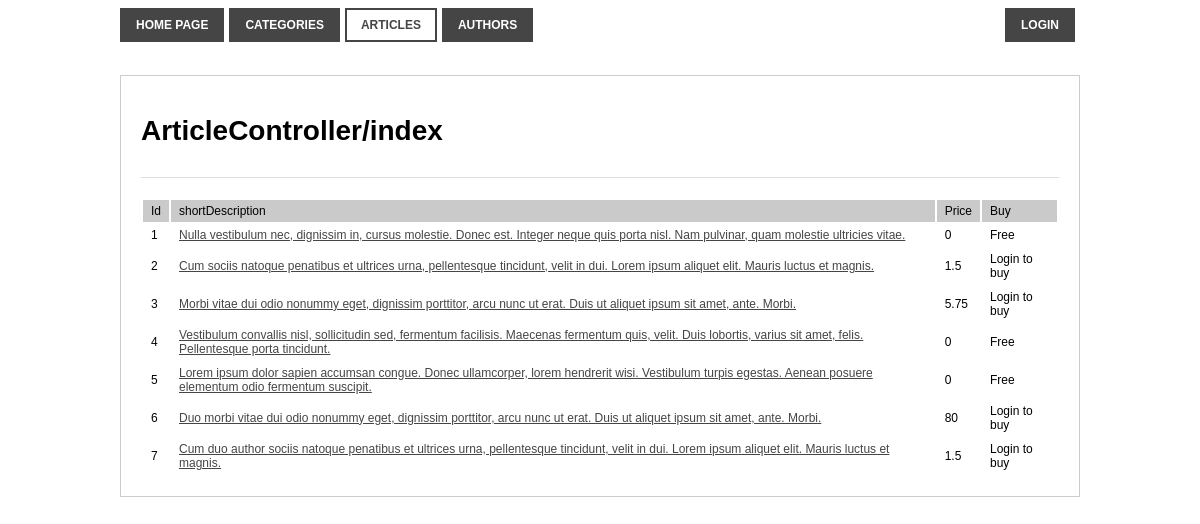
The page / on the database its author committed.
### tables this page shows
CREATE TABLE `articles` (
  `article_id` int(11) UNSIGNED NOT NULL,
  `content` text NOT NULL,
  `shortDescription` text NOT NULL,
  `price` float NOT NULL,
  `title` text NOT NULL,
  `author_id` int(10) UNSIGNED NOT NULL,
  `category_id` int(11) NOT NULL
);

### application/core/Config.php (called while the page is built, shortened)
<?php
class Config
{
    public static $config;
    public static function get($key)
    {
        if (!self::$config) {
            $config_file = '../application/config/config.php';
            self::$config = require $config_file;
        }
        return self::$config[$key];
    }
}

### application/config/config.php (called while the page is built, shortened)
<?php
return array(
    'URL' => 'http://' . $_SERVER['HTTP_HOST'] . str_replace('public', '', dirname($_SERVER['SCRIPT_NAME'])),
    'PATH_CONTROLLER' => realpath(dirname(__FILE__) . '/../../') . '/application/controller/',
    'PATH_VIEW' => realpath(dirname(__FILE__) . '/../../') . '/application/view/',
    'DEFAULT_CONTROLLER' => 'article',
    'DEFAULT_ACTION' => 'index',
    'DB_CHARSET' => 'utf8',
    'DB_TYPE' => 'mysql',
    'DB_HOST' => '127.0.0.1',
    'DB_NAME' => 'application',
    'DB_PASS' => 'root',
    'DB_PORT' => '8889',
    'DB_USER' => 'root',
    'COOKIE_RUNTIME' => 1209600,
    'COOKIE_PATH' => '/',
    'COOKIE_DOMAIN' => "",
    'COOKIE_SECURE' => false,
    'COOKIE_HTTP' => true,
    'SESSION_RUNTIME' => 604800,
);

### application/core/View.php (called while the page is built, shortened)
<?php
class View
{
    public function render($filename, $data = null)
    {
        require Config::get('PATH_VIEW') . '_templates/header.php';
        require Config::get('PATH_VIEW') . $filename . '.php';
        require Config::get('PATH_VIEW') . '_templates/footer.php';
    }
    public static function checkForActiveController($filename, $navigationController)
    {
        $splitFilename = explode("/", $filename);
        $activeController = $splitFilename[0];
        if ($activeController == $navigationController) {
            return true;
        }
        return false;
    }
    public static function checkForActiveControllerAndAction($filename, $navigationControllerAndAction)
    {
        $splitFilename = explode("/", $filename);
        $activeController = $splitFilename[0];
        $splitFilename = explode("/", $navigationControllerAndAction);
        $navigationController = $splitFilename[0];
        return false;
    }
}

### application/controller/ArticleController.php (called while the page is built, shortened)
<?php
class ArticleController extends Controller
{
    public function index()
    {
        $this->View->render('article/index', array(
            'articles' => ArticleModel::getAllArticles()
        ));
    }
}

### public/index.php (called while the page is built, shortened)
<?php
new Application();

### application/core/Session.php (called while the page is built, shortened)
<?php
class Session
{
    public static function userIsLogged()
    {
        return self::get('user_logged') ? true : false;
    }
}

### application/model/ArticleModel.php (called while the page is built, shortened)
<?php
class ArticleModel
{
    public static function getAllArticles()
    {
        $database = Db::getFactory()->getConnection();
        $sql = "SELECT
                article_id, content, shortDescription, price, category_id,
                author_id, category_id
                FROM articles
                ";
        $query = $database->prepare($sql);
        $query->execute();
        return $query->fetchAll();
    }
}

### application/view/article/index.php (the view, shortened to what this page needs)
<div class="container">
    <h1>ArticleController/index</h1>
    <div class="box">
        <?php if ($this->articles) { ?>
            <table class="article-table">
                <thead>
                <tr>
                    <td>Id</td>
                    <td>shortDescription</td>
                    <td>Price</td>
                    <td>Buy</td>
                </tr>
                </thead>
                <tbody>
                <?php foreach ($this->articles as $key => $value) { ?>
                    <tr>
                        <td><?= $value->article_id; ?></td>
                        <td>
                            <a href="<?= Config::get('URL') . 'article/view/' . $value->article_id; ?>">
                                <?= htmlentities($value->shortDescription); ?>
                            </a>
                        <td><?= $value->price; ?></td>
                        <td>
                            <?php
                            if ($value->price > 0 AND Session::userIsLogged()) {
                                ?>
                                <form method="post" action="<?php echo Config::get('URL') . 'article/buy/' . $value->article_id; ?>">
                                    <input type="hidden" name="article_id" value='<?php echo $value->article_id; ?>' autocomplete="off"/>
                                    <input type="submit" value='Buy' autocomplete="off"/>
                                </form>
                            <?php
                            } else if ($value->price > 0 AND !Session::userIsLogged()) {
                                echo 'Login to buy';
                            } else {
                                echo 'Free';
                            }
                            ?>
                        </td>
                    </tr>
                <?php } ?>
                </tbody>
            </table>
        <?php } else { ?>
            <div>No articles.</div>
        <?php } ?>
    </div>
</div>

### application/core/Application.php (shortened to what this page needs)
<?php
class Application
{
    private $actionName;
    private $controllerName;
    private $parameters = array();
    public function __construct()
    {
        if (file_exists(Config::get('PATH_CONTROLLER') . $this->controllerName . '.php')) {
            $this->controller = new $this->controllerName();
            if (method_exists($this->controller, $this->actionName)) {
                if (!empty($this->parameters)) {
                    call_user_func_array(array($this->controller, $this->actionName), $this->parameters);
                } else {
                    $this->controller->{$this->actionName}();
                }
            }
        }
    }
    private function createControllerAndActionNames()
    {
        if (!$this->controllerName) {
            $this->controllerName = Config::get('DEFAULT_CONTROLLER');
        }
        if (!$this->actionName OR (strlen($this->actionName) == 0)) {
            $this->actionName = Config::get('DEFAULT_ACTION');
        }
        $this->controllerName = ucwords($this->controllerName) . 'Controller';
    }
}

### application/view/_templates/header.php (shortened to what this page needs)
<!doctype html>
<html>
<head>
    <link rel="stylesheet" href="<?php echo Config::get('URL'); ?>css/style.css"/>
</head>
<body>
<div class="wrapper">
    <ul class="navigation">
        <li <?php if (View::checkForActiveController($filename, "index")) {
            echo ' class="active" ';
        } ?> >
            <a href="<?php echo Config::get('URL'); ?>index/index">Home page</a>
        </li>
        <li <?php if (View::checkForActiveController($filename, "category")) {
            echo ' class="active" ';
        } ?> >
            <a href="<?php echo Config::get('URL'); ?>category/index">Categories</a>
        </li>
        <li <?php if (View::checkForActiveController($filename, "article")) {
            echo ' class="active" ';
        } ?> >
            <a href="<?php echo Config::get('URL'); ?>article/index">Articles</a>
        </li>
        <li <?php if (View::checkForActiveController($filename, "author")) {
            echo ' class="active" ';
        } ?> >
            <a href="<?php echo Config::get('URL'); ?>author/index">Authors</a>
        </li>
    </ul>
    <ul class="navigation right">
        <?php if (Session::userIsLogged()) {
            $user_id = Session::get('user_id');
            $user = UserModel::getProfileOfUser($user_id);
            $wallet = $user->wallet;
            ?>
            <li>
                <div class="padding10"><?= $wallet ?></div
            </li>
            <li <?php if (View::checkForActiveController($filename, "login")) {
                echo ' class="active" ';
            } ?> >
                <a href="<?php echo Config::get('URL'); ?>login/logout">Logout</a>
            </li>
        <?php } else { ?>
            <li <?php if (View::checkForActiveControllerAndAction($filename, "login/index")) {
                echo ' class="active" ';
            } ?> >
                <a href="<?php echo Config::get('URL'); ?>login/index">Login</a>
            </li>
        <?php } ?>
    </ul>

### application/view/_templates/footer.php (shortened to what this page needs)
</div>
</body>
</html>

### public/css/style.css (style rules this page uses)
body { font-family: Arial, sans-serif; font-weight: 400; font-size: 14px; }
.wrapper { margin: 0 auto; width: 960px; }
.container { max-width: 960px; border: 1px solid #ccc; padding: 20px; margin: 30px 0 30px 0; }
.container a { color: #454545; }
.container table { font-size: 12px; margin-top: 10px; }
.container table thead td { background-color: #cacaca; padding: 4px 8px; }
.container table tbody td { padding: 4px 8px; }
.container .box { border-top: 1px solid #ddd; margin-top: 30px; padding-top: 10px; }
.navigation, .navigation-submenu { display: inline-block; list-style: none; margin: 0; padding: 0; }
.navigation.right { float: right; }
.navigation li { float: left; margin-right: 5px; }
.navigation li a { display: block; border: 2px solid #454545; text-decoration: none; padding: 8px 14px; float: none; background: #454545; font-size: 12px; text-transform: uppercase; font-weight: bold; color: #fff; }
.navigation > li.active a { background: #fff; color: #454545; }

### rows shown on the page
articles: article_id "1", shortDescription "Nulla vestibulum nec, dignissim in, cursus molestie. Donec est. Integer neque quis porta nisl. Nam pulvinar, quam molestie ultricies vitae.", price "0", shows "Free"
articles: article_id "2", shortDescription "Cum sociis natoque penatibus et ultrices urna, pellentesque tincidunt, velit in dui. Lorem ipsum aliquet elit. Mauris luctus et magnis.", price "1.5", shows "Login to buy"
articles: article_id "3", shortDescription "Morbi vitae dui odio nonummy eget, dignissim porttitor, arcu nunc ut erat. Duis ut aliquet ipsum sit amet, ante. Morbi.", price "5.75", shows "Login to buy"
articles: article_id "4", shortDescription "Vestibulum convallis nisl, sollicitudin sed, fermentum facilisis. Maecenas fermentum quis, velit. Duis lobortis, varius sit amet, felis. Pellentesque porta tincidunt.", price "0", shows "Free"
articles: article_id "5", shortDescription "Lorem ipsum dolor sapien accumsan congue. Donec ullamcorper, lorem hendrerit wisi. Vestibulum turpis egestas. Aenean posuere elementum odio fermentum suscipit.", price "0", shows "Free"
articles: article_id "6", shortDescription "Duo morbi vitae dui odio nonummy eget, dignissim porttitor, arcu nunc ut erat. Duis ut aliquet ipsum sit amet, ante. Morbi.", price "80", shows "Login to buy"
articles: article_id "7", shortDescription "Cum duo author sociis natoque penatibus et ultrices urna, pellentesque tincidunt, velit in dui. Lorem ipsum aliquet elit. Mauris luctus et magnis.", price "1.5", shows "Login to buy"
